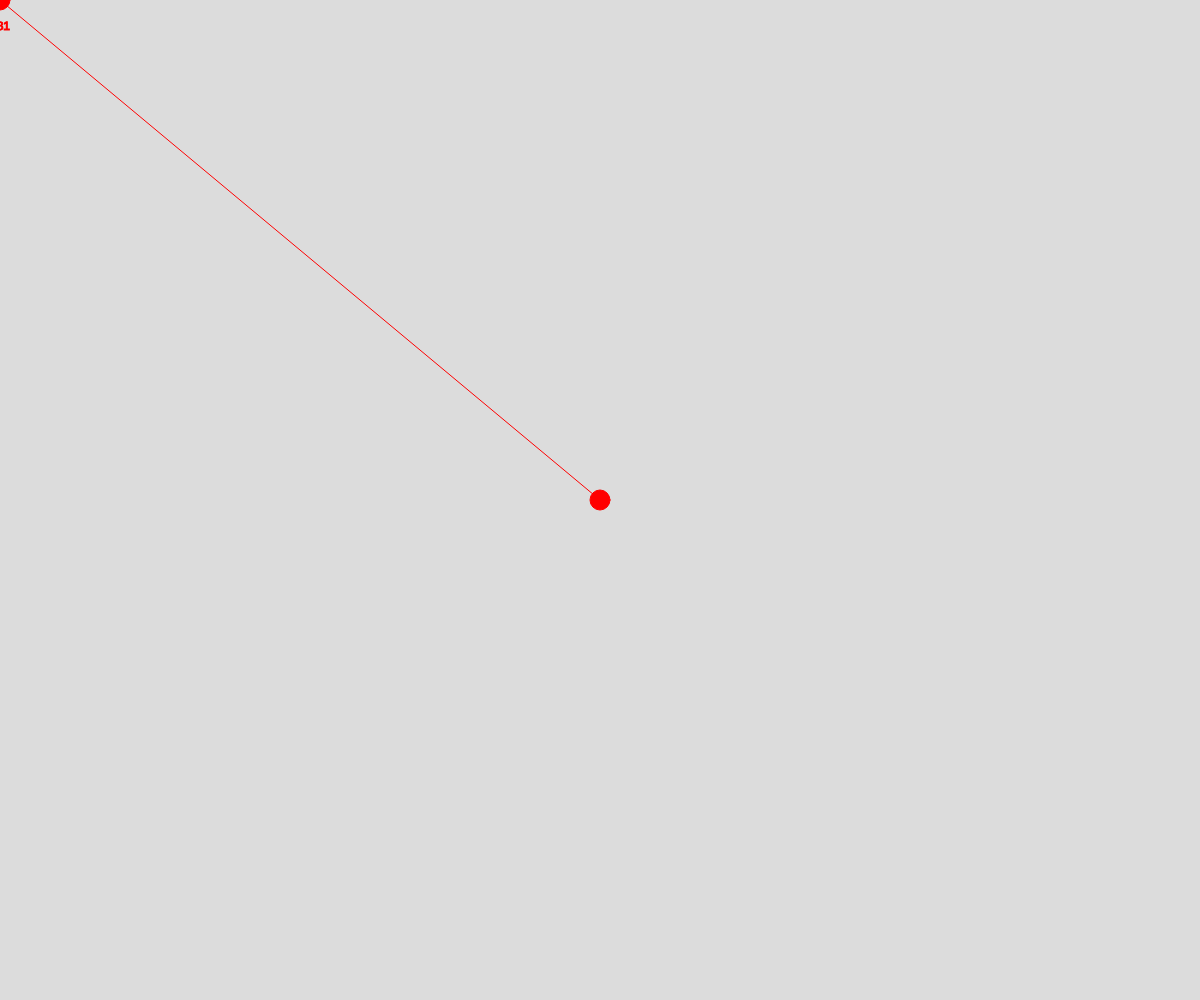
Frame 1 (no input)
Frame 60 (no input): identical to frame 1, image omitted
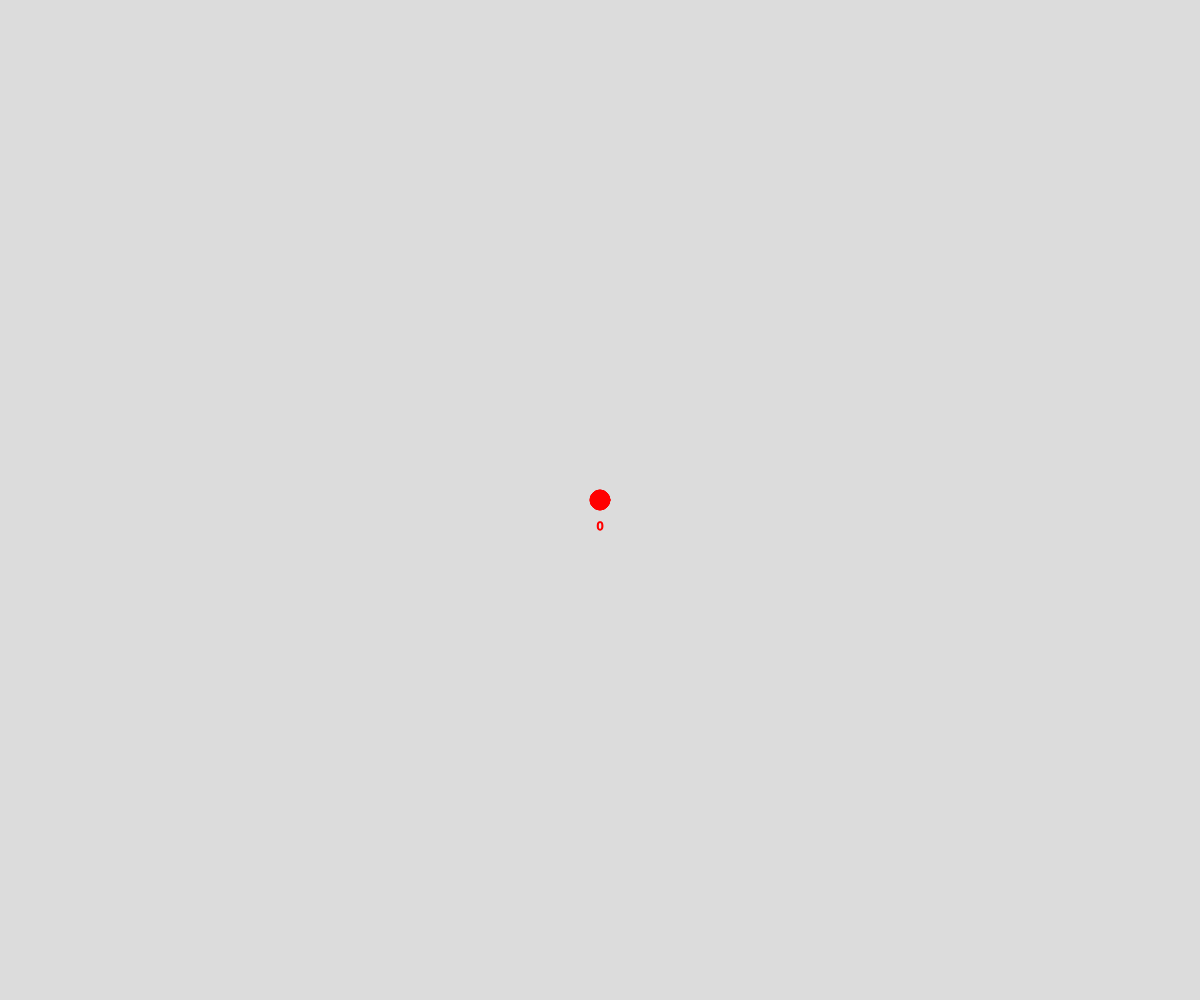
Frame 120 (the mouse pressed at the canvas centre since frame 60)

The p5.js sketch that drew these frames (run headless with seeded random() and noise() and a simulated clock; from frame 60 on, the mouse is pressed at the canvas centre):

// p5.js sketch
// ── sketch.js
// Project Title
// Your Name
// Date
//
// Extra for Experts:
// - describe what you did to take this project "above and beyond"


let nodecolors = [];
let colorindex = 0;
let a,b,c;

function setup() {
  createCanvas(windowWidth, windowHeight);
  innitcolors();
  textAlign(CENTER);
}

function draw() {
  background(220);
  rendernodes();
}

function rendernodes(){
  // draw two nodes with circles connect line
  stroke(nodecolors[colorindex]);
  fill(nodecolors[colorindex]);
  line(mouseX,mouseY,width/2,height/2);
  circle(width/2,height/2,20);
  circle(mouseX,mouseY,20);
  let d =segmentdistance(width/2,mouseX,height/2,mouseY);
  text(round(d,1),mouseX,mouseY+30);
}

function innitcolors(){
  nodecolors.push(color("red"));
  nodecolors.push(color(200,100,0));
  nodecolors.push(color("blue"));
}

function mouseWheel(event){
  if(event.delta>0){
    colorindex+=1;
    if(colorindex>nodecolors.length-1){
      colorindex=0;
    }
  }
  if(event.delta<0){
    colorindex-=1;
    if(colorindex<0){
      colorindex=nodecolors.length-1;
    }
  }
}
function segmentdistance(x1,x2,y1,y2){
  a = Math.abs(x1-x2);
  b = Math.abs(y1-y2);
  c= Math.sqrt(a*a+b*b);
  return c;
}
